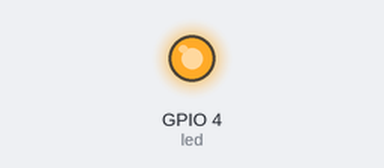
This program was run on a simulated Raspberry Pi (BCM pin numbers). On the bench: output pins drawn as LEDs (lit = HIGH). At 7.0 s the program stops and its outputs stay as they are.

Above: at 6.1 s.
At 7.1 s:
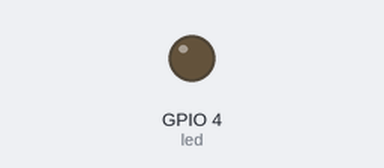
Timing chart, 0 to 8.5 s (numbered marks = the images above):
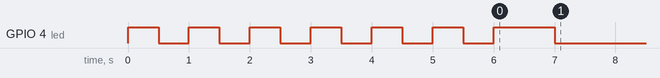

The program:

led2.py
```python
from gpiozero import LED

led=LED(4)

# Blink the time signal
# 6 short flashes followed by 1 long
led.blink(0.5,0.5,6,False)
led.blink(1,0,1,False)

# led.blink() has 4 parameters:
#   On time, in seconds, can be decimal fraction
#   Off time, in seconds, can be decimal fraction
#   Repeats, a whole number
#     or the value None which means forever
#     default is None
#   Background, whether to wait (False)
#     or carry on (True) (default is True)
# Try to blink SOS in Morse Code
# S = short short short
# O = long long long
```
